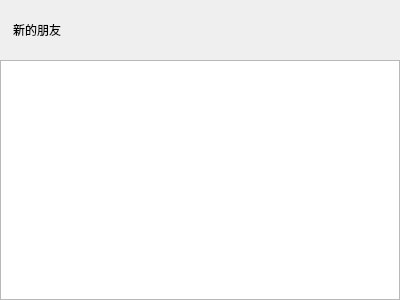
<?xml version="1.0" encoding="UTF-8"?>
<ui version="4.0">
 <class>ApplyFriendPage</class>
 <widget class="QWidget" name="ApplyFriendPage">
  <property name="geometry">
   <rect>
    <x>0</x>
    <y>0</y>
    <width>400</width>
    <height>300</height>
   </rect>
  </property>
  <property name="windowTitle">
   <string>Form</string>
  </property>
  <layout class="QVBoxLayout" name="verticalLayout">
   <property name="spacing">
    <number>0</number>
   </property>
   <property name="leftMargin">
    <number>0</number>
   </property>
   <property name="topMargin">
    <number>0</number>
   </property>
   <property name="rightMargin">
    <number>0</number>
   </property>
   <property name="bottomMargin">
    <number>0</number>
   </property>
   <item>
    <widget class="QWidget" name="friend_apply_wid" native="true">
     <property name="minimumSize">
      <size>
       <width>0</width>
       <height>60</height>
      </size>
     </property>
     <property name="maximumSize">
      <size>
       <width>16777215</width>
       <height>60</height>
      </size>
     </property>
     <layout class="QHBoxLayout" name="horizontalLayout_2">
      <property name="spacing">
       <number>0</number>
      </property>
      <property name="leftMargin">
       <number>0</number>
      </property>
      <property name="topMargin">
       <number>0</number>
      </property>
      <property name="rightMargin">
       <number>0</number>
      </property>
      <property name="bottomMargin">
       <number>0</number>
      </property>
      <item>
       <spacer name="horizontalSpacer_2">
        <property name="orientation">
         <enum>Qt::Horizontal</enum>
        </property>
        <property name="sizeType">
         <enum>QSizePolicy::Fixed</enum>
        </property>
        <property name="sizeHint" stdset="0">
         <size>
          <width>13</width>
          <height>20</height>
         </size>
        </property>
       </spacer>
      </item>
      <item>
       <widget class="QLabel" name="friend_apply_label">
        <property name="minimumSize">
         <size>
          <width>0</width>
          <height>40</height>
         </size>
        </property>
        <property name="maximumSize">
         <size>
          <width>16777215</width>
          <height>40</height>
         </size>
        </property>
        <property name="text">
         <string>新的朋友</string>
        </property>
       </widget>
      </item>
      <item>
       <spacer name="horizontalSpacer">
        <property name="orientation">
         <enum>Qt::Horizontal</enum>
        </property>
        <property name="sizeHint" stdset="0">
         <size>
          <width>339</width>
          <height>20</height>
         </size>
        </property>
       </spacer>
      </item>
     </layout>
    </widget>
   </item>
   <item>
    <widget class="QWidget" name="widget_2" native="true">
     <layout class="QVBoxLayout" name="verticalLayout_2">
      <property name="spacing">
       <number>0</number>
      </property>
      <property name="leftMargin">
       <number>0</number>
      </property>
      <property name="topMargin">
       <number>0</number>
      </property>
      <property name="rightMargin">
       <number>0</number>
      </property>
      <property name="bottomMargin">
       <number>0</number>
      </property>
      <item>
       <widget class="ApplyFriendList" name="apply_friend_list"/>
      </item>
     </layout>
    </widget>
   </item>
  </layout>
 </widget>
 <customwidgets>
  <customwidget>
   <class>ApplyFriendList</class>
   <extends>QListWidget</extends>
   <header location="global">applyfriendlist.h</header>
  </customwidget>
 </customwidgets>
 <resources/>
 <connections/>
</ui>
